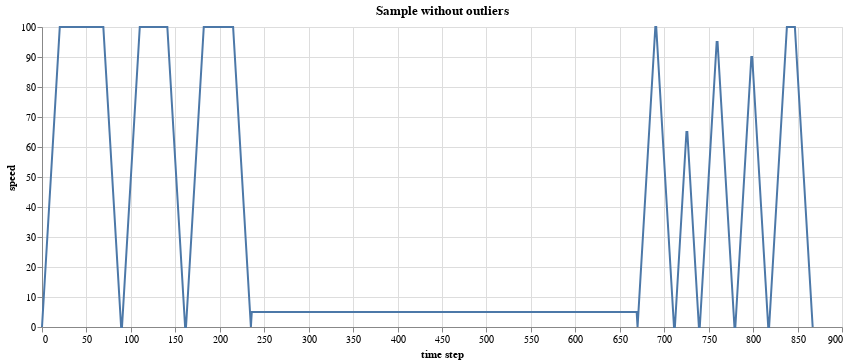

The code cell stored with this chart in its notebook:
### Markdown cell above
The methodology we use to generate data already generates sample of variable length.

For now, we also keep the train/walk split at 50%.

### Code cell
sample = generate_sample()
fig = sample.get_figure()
fig.properties(title="Sample without outliers", width=800)

### Figure 1 — Vega-Lite specification as saved in the notebook (floating-point values rounded to 4 significant figures; data arrays with more than 128 entries replaced by an {"elided": "..."} marker saying what was removed)
{"config": {"view": {"continuousWidth": 400, "continuousHeight": 300}}, "data": {"name": "data-11231088ff49a46915db5dce5931705f"}, "mark": "line", "encoding": {"x": {"type": "quantitative", "field": "time step"}, "y": {"type": "quantitative", "field": "speed"}}, "title": "Sample without outliers", "width": 800, "$schema": "https://vega.github.io/schema/vega-lite/v4.8.1.json", "datasets": {"data-11231088ff49a46915db5dce5931705f": {"elided": "868 records"}}}
